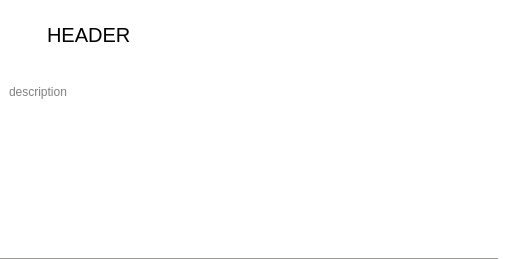
<?xml version="1.0" encoding="UTF-8"?>
<ui version="4.0">
 <class>CategoryWidget</class>
 <widget class="QWidget" name="CategoryWidget">
  <property name="geometry">
   <rect>
    <x>0</x>
    <y>0</y>
    <width>513</width>
    <height>259</height>
   </rect>
  </property>
  <property name="sizePolicy">
   <sizepolicy hsizetype="Expanding" vsizetype="Minimum">
    <horstretch>0</horstretch>
    <verstretch>0</verstretch>
   </sizepolicy>
  </property>
  <property name="windowTitle">
   <string>Form</string>
  </property>
  <property name="styleSheet">
   <string notr="true">QWidget{
	background-color: white;
}</string>
  </property>
  <layout class="QVBoxLayout" name="verticalLayout">
   <property name="spacing">
    <number>3</number>
   </property>
   <property name="leftMargin">
    <number>0</number>
   </property>
   <property name="topMargin">
    <number>0</number>
   </property>
   <property name="rightMargin">
    <number>15</number>
   </property>
   <property name="bottomMargin">
    <number>0</number>
   </property>
   <item>
    <widget class="QWidget" name="headerWidget" native="true">
     <property name="sizePolicy">
      <sizepolicy hsizetype="Expanding" vsizetype="Minimum">
       <horstretch>0</horstretch>
       <verstretch>0</verstretch>
      </sizepolicy>
     </property>
     <property name="minimumSize">
      <size>
       <width>32</width>
       <height>64</height>
      </size>
     </property>
     <property name="styleSheet">
      <string notr="true">QLabel#headerLabel{
	font: bold &quot;Times New Roman&quot;;
	font-size: 20px;
}
QLabel#descriptionLabel{
	color: gray;
	font-size: 12px;
}
</string>
     </property>
     <layout class="QGridLayout" name="gridLayout">
      <item row="0" column="0">
       <widget class="QLabel" name="iconLabel">
        <property name="sizePolicy">
         <sizepolicy hsizetype="Minimum" vsizetype="Minimum">
          <horstretch>0</horstretch>
          <verstretch>0</verstretch>
         </sizepolicy>
        </property>
        <property name="minimumSize">
         <size>
          <width>32</width>
          <height>32</height>
         </size>
        </property>
        <property name="text">
         <string/>
        </property>
       </widget>
      </item>
      <item row="1" column="0" colspan="2">
       <widget class="QLabel" name="descriptionLabel">
        <property name="sizePolicy">
         <sizepolicy hsizetype="Expanding" vsizetype="Minimum">
          <horstretch>0</horstretch>
          <verstretch>0</verstretch>
         </sizepolicy>
        </property>
        <property name="minimumSize">
         <size>
          <width>0</width>
          <height>16</height>
         </size>
        </property>
        <property name="text">
         <string>description</string>
        </property>
        <property name="wordWrap">
         <bool>true</bool>
        </property>
       </widget>
      </item>
      <item row="0" column="1">
       <widget class="QLabel" name="headerLabel">
        <property name="sizePolicy">
         <sizepolicy hsizetype="Expanding" vsizetype="Minimum">
          <horstretch>0</horstretch>
          <verstretch>0</verstretch>
         </sizepolicy>
        </property>
        <property name="minimumSize">
         <size>
          <width>0</width>
          <height>16</height>
         </size>
        </property>
        <property name="text">
         <string>HEADER</string>
        </property>
       </widget>
      </item>
     </layout>
    </widget>
   </item>
   <item>
    <widget class="QWidget" name="modulesWidget" native="true">
     <property name="sizePolicy">
      <sizepolicy hsizetype="Expanding" vsizetype="Minimum">
       <horstretch>0</horstretch>
       <verstretch>0</verstretch>
      </sizepolicy>
     </property>
     <property name="minimumSize">
      <size>
       <width>0</width>
       <height>0</height>
      </size>
     </property>
     <property name="styleSheet">
      <string notr="true">QPushButton{
	color: blue;
}

QPushButton::disabled{
	color: gray;
}

QMenu::item:selected {
background: gray;
}</string>
     </property>
    </widget>
   </item>
   <item>
    <widget class="QFrame" name="bottomLine">
     <property name="sizePolicy">
      <sizepolicy hsizetype="Expanding" vsizetype="Fixed">
       <horstretch>0</horstretch>
       <verstretch>0</verstretch>
      </sizepolicy>
     </property>
     <property name="minimumSize">
      <size>
       <width>0</width>
       <height>1</height>
      </size>
     </property>
     <property name="styleSheet">
      <string notr="true">QFrame {
	background-color: rgb(154, 153, 150);
}</string>
     </property>
     <property name="frameShape">
      <enum>QFrame::NoFrame</enum>
     </property>
     <property name="frameShadow">
      <enum>QFrame::Plain</enum>
     </property>
    </widget>
   </item>
  </layout>
 </widget>
 <resources/>
 <connections/>
</ui>
